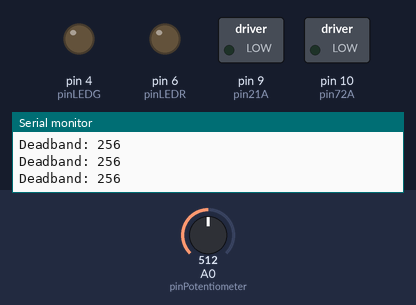
The sketch below on a simulated Arduino Uno, built with avr-gcc and run on an emulated ATmega328P. On the bench: switched loads named in the sketch (green lamp = pin HIGH), output pins drawn as LEDs (lit = HIGH), the last lines printed to the serial monitor. Inputs (shaded band) come from the test bench; at power-on: A0 (pinPotentiometer) = 512.

Above: at 6.2 s.
6.3 s: A0 (pinPotentiometer) set to 524
7.8 s: A0 (pinPotentiometer) set to 539
At 8.3 s:
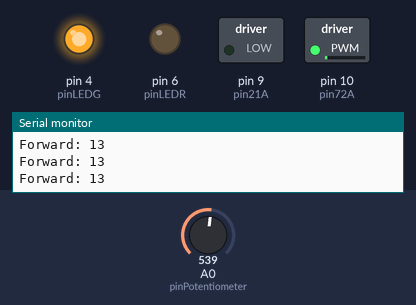
9.3 s: A0 (pinPotentiometer) set to 702
At 10.5 s:
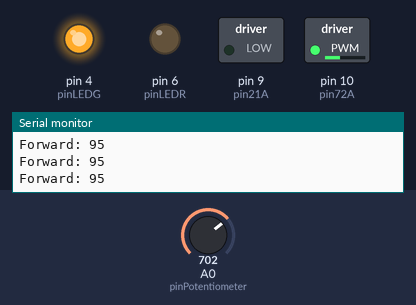
10.8 s: A0 (pinPotentiometer) set to 724
At 11.9 s:
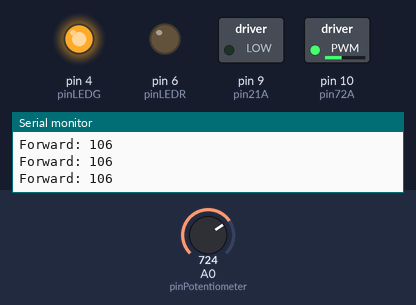
13.8 s: A0 (pinPotentiometer) set to 306
At 14.2 s:
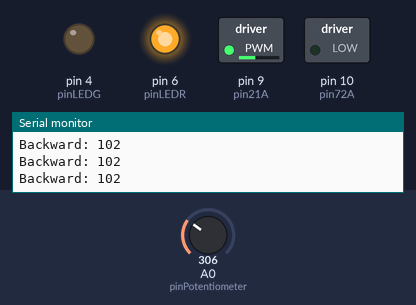
15.3 s: A0 (pinPotentiometer) set to 900
At 16.4 s:
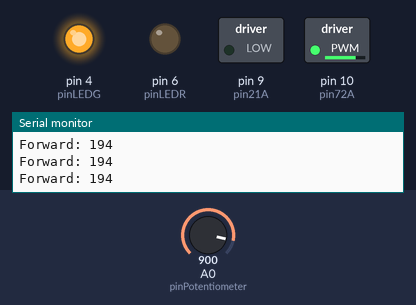
Timing chart, 0 to 17.8 s (numbered marks = the images above; inputs shaded):
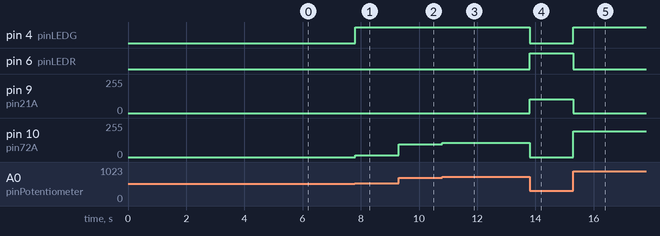

Measured:
- the behaviour switches between 531 and 532 on A0 (pinPotentiometer) (found by bisection; images 0 and 1)
- after the input at 7.8 s, pin 4 (pinLEDG): LOW → HIGH at once; pin 10 (pin72A): 0/255 → 13/255 at once
- after the input at 9.3 s, pin 10 (pin72A): 13/255 → 95/255 at once
- after the input at 10.8 s, pin 10 (pin72A): 95/255 → 106/255 at once
- after the input at 13.8 s, pin 4 (pinLEDG): HIGH → LOW at once; pin 6 (pinLEDR): LOW → HIGH at once; pin 9 (pin21A): 0/255 → 102/255 at once; pin 10 (pin72A): 106/255 → 0/255 at once
- after the input at 15.3 s, pin 4 (pinLEDG): LOW → HIGH at once; pin 6 (pinLEDR): HIGH → LOW at once; pin 9 (pin21A): 102/255 → 0/255 at once; pin 10 (pin72A): 0/255 → 194/255 at once

The sketch:

1b3_Motor_control.ino
```cpp
// Tutorial 1b3. Motor control

// Main parts: Adafruit Metro Mini, L293D, DC motor, potentiometer,
// capacitor, LEDs, resistors

// Variables that remain constant
const byte pinPotentiometer = A0; // Analog input pin from potentiometer
const byte pinLEDG = 4; // Green LED pin number
const byte pinLEDR = 6; // Red LED pin number
const byte pin21A = 9; // Motor driver pin number (L293D pin 2 1A)
const byte pin72A = 10; // Motor driver pin number (L293D pin 7 2A)

// Variables that can change
int readingPotentiometer;

void setup()
{
  // Serial printing only necessary to see the changing values
  Serial.begin(9600); delay(5000);

  // Initialise Metro Mini's digital pins specified above
  pinMode(pinLEDG, OUTPUT);
  pinMode(pinLEDR, OUTPUT);
  pinMode(pin72A, OUTPUT);
  pinMode(pin21A, OUTPUT);
}

void loop()
{
  // The potentiometer is hardware smoothed with a 10uF capacitor; no code
  // is necessary. Read the voltage from the potentiometer pin
  readingPotentiometer = analogRead(pinPotentiometer);

  // A bit shift to the right divides the values 0 to 1023 by 2 (= 0 to 511)
  // A useful technique to divide by powers of two; >> 2 would divide by 4,
  // >> 3 would divide by 8, and so forth. "<<" multiplies correspondingly
  readingPotentiometer = readingPotentiometer >> 1;

  // Test if the potentiometer is turned to the right of the deadband, see
  // at the end
  if (readingPotentiometer > 265)
  {
    // If it is, turn the L293D's direction pin 1A off
    digitalWrite(pin21A, 0);

    // And turn the direction pin 2A on, with a PWM value (duty cycle) of
    // 0 - 255
    analogWrite(pin72A, (readingPotentiometer - 256));

    // Also turn the "starboard" (right) green LED on, and the red LED off
    digitalWrite(pinLEDG, HIGH); digitalWrite(pinLEDR, LOW);

    // Only to observe the changing values
    Serial.print("Forward: "); Serial.println(readingPotentiometer - 256);
  }

  // Test if the potentiometer is turned to the left of the deadband, see
  // at the end
  else if (readingPotentiometer < 245)
  {
    // If it is, turn the L293D's direction pin 1A on, with a PWM value
    // (duty cycle) of 0 - 255
    analogWrite(pin21A, (255 - readingPotentiometer));

    // And turn the direction pin 2A off
    digitalWrite(pin72A, 0);

    // Also turn the "port" (left) red LED on, and the green LED off
    digitalWrite(pinLEDR, HIGH); digitalWrite(pinLEDG, LOW);

    // Only to observe the changing values
    Serial.print("Backward: "); Serial.println(255 - readingPotentiometer);
  }

  // You have seen above we don't test for < or > 255, but a bit more and
  // less. This "deadband" provides a small region where the potentiometer
  // knob is centered to turn the motor off. For a real-world design, you
  // would buy a potentiometer with a center detent to provide tactile user
  // feedback! So, otherwise, if the potentiometer knob is centered
  else
  {
    // Turn off both direction pins, so that the motor stops
    digitalWrite(pin72A, 0);
    digitalWrite(pin21A, 0);

    // And also turn both indicator LEDs off
    digitalWrite(pinLEDG, LOW); digitalWrite(pinLEDR, LOW);

    // Only to observe the changing values
    Serial.print("Deadband: "); Serial.println(readingPotentiometer);
  }
}
```
